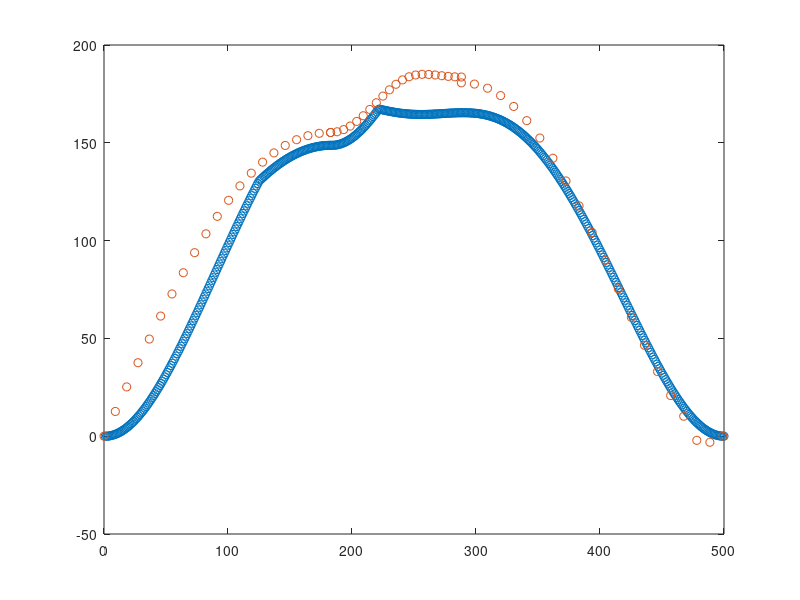

MATLAB code to generate this figure:
 gulp = load('gulp.txt');        
 vasp = load('vasp.txt');        
 plot(gulp(:,1), gulp(:,2), 'o');
 hold on                         
 plot(vasp(:,1), vasp(:,2), 'o');
